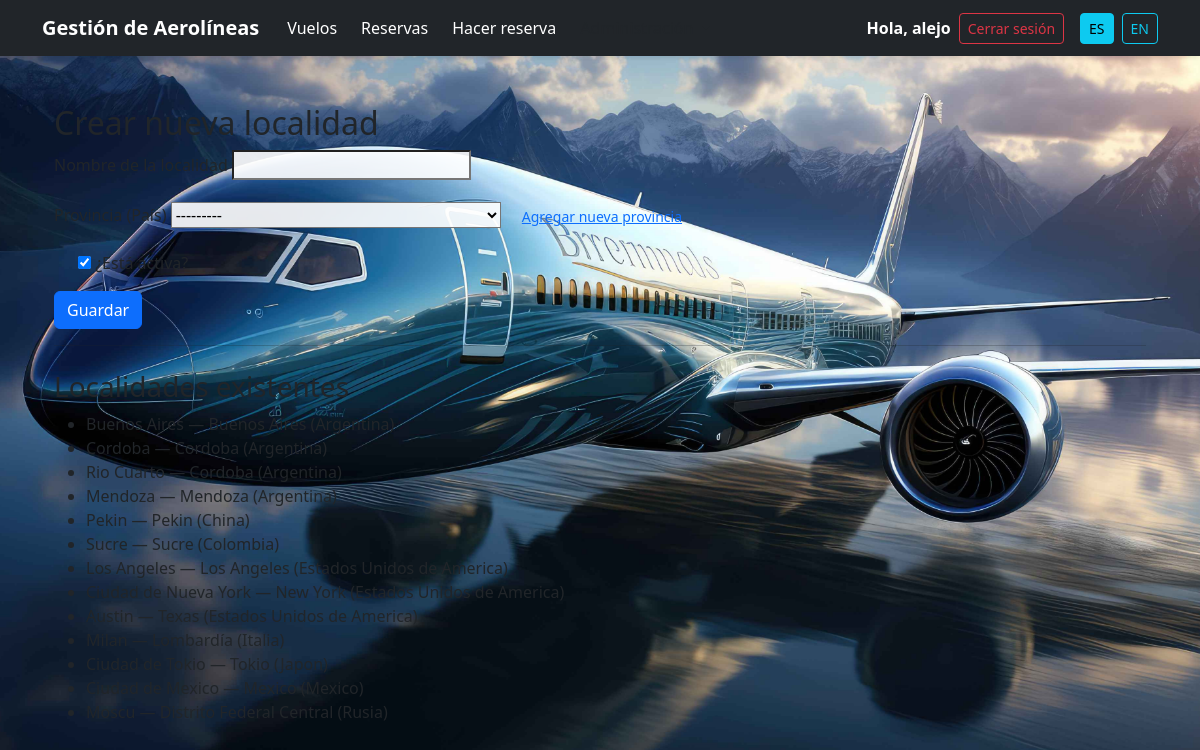
Page /es/localidad/crear/ (signed in) on the committed database.
### core/models.py (models this page shows, shortened)
class Localidad(models.Model):
    provincia = models.ForeignKey(Provincia, on_delete=models.CASCADE, related_name='localidades', null=True, verbose_name=_("Provincia"))
    nombre = models.CharField(max_length=100, verbose_name=_("Nombre"))
    activo = models.BooleanField(default=True, verbose_name=_("Activo"))
    class Meta:
        ordering = ['nombre']
        verbose_name = _("Localidad")
        verbose_name_plural = _("Localidades")
        constraints = [
            models.UniqueConstraint(fields=['provincia', 'nombre'], name='unique_localidad_por_provincia')
        ]

class Provincia(models.Model):
    pais = models.ForeignKey(Pais, on_delete=models.CASCADE, related_name='provincias', verbose_name=_("País"))
    nombre = models.CharField(max_length=100, verbose_name=_("Nombre"))
    activo = models.BooleanField(default=True, verbose_name=_("Activo"))
    class Meta:
        ordering = ['nombre']
        verbose_name = _("Provincia")
        verbose_name_plural = _("Provincias")
        constraints = [
            models.UniqueConstraint(fields=['pais', 'nombre'], name='unique_provincia_por_pais')
        ]
    def __str__(self):
        return f"{self.nombre} ({self.pais.nombre})"

class Pais(models.Model):
    nombre = models.CharField(max_length=100, verbose_name=_("Nombre"))
    activo = models.BooleanField(default=True, verbose_name=_("Activo"))
    class Meta:
        ordering = ['nombre']
        verbose_name = _("País")
        verbose_name_plural = _("Países")

### vuelos/views.py (the view, shortened to what this page needs)
# urls.py: path('localidad/crear/', views.LocalidadCreateView.as_view(), name='localidad_create'),
class LocalidadCreateView(LoginRequiredMixin, UserPassesTestMixin, CreateView):
    model = Localidad
    fields = ['nombre', 'provincia', 'activo']
    template_name = 'vuelos/localidad_form.html'
    success_url = reverse_lazy('vuelo_create')
    def test_func(self):
        return self.request.user.is_superuser
    def get_context_data(self, **kwargs):
        context = super().get_context_data(**kwargs)
        context['localidades'] = Localidad.objects.select_related('provincia__pais').order_by('provincia__pais__nombre', 'provincia__nombre', 'nombre')
        return context

### vuelos/templates/vuelos/localidad_form.html (shortened to what this page needs)
{% extends 'base.html' %}
{% load i18n %}
{% block content %}
  <div class="container mt-4">
    <h2>{% trans "Crear nueva localidad" %}</h2>
    <form method="post">
      <div class="mb-3">
        <label for="id_nombre" class="form-label">{% trans "Nombre de la localidad" %}</label>
        {{ form.nombre }}
      </div>
      <div class="mb-3">
        <label for="id_provincia" class="form-label">{% trans "Provincia (País)" %}</label>
        {{ form.provincia }}
        <a href="{% url 'provincia_form' %}" class="btn btn-link btn-sm ms-2">
          {% trans "Agregar nueva provincia" %}
        </a>
      </div>
      <div class="form-check mb-3">
        {{ form.activo }}
        <label class="form-check-label" for="id_activo">{% trans "¿Está activa?" %}</label>
      </div>
      <button type="submit" class="btn btn-primary">{% trans "Guardar" %}</button>
    </form>
    <hr>
    <h3 class="mt-4">{% trans "Localidades existentes" %}</h3>
    <ul>
      {% for localidad in localidades %}
        <li>{{ localidad.nombre }} {% trans "—" %} {{ localidad.provincia.nombre }} ({{ localidad.provincia.pais.nombre }})</li>
      {% empty %}
        <li>{% trans "No hay localidades registradas aún." %}</li>
      {% endfor %}
    </ul>
  </div>
{% endblock %}

### empleados/templates/base.html (shortened to what this page needs)
{% load static %}
{% load i18n %}
<!DOCTYPE html>
<html lang="{{ LANGUAGE_CODE }}">
<head>
    <link href="https://cdn.jsdelivr.net/npm/bootstrap@5.3.3/dist/css/bootstrap.min.css" rel="stylesheet">
    <link rel="stylesheet" href="{% static 'css/estilos.css' %}">
</head>
<body class="bg-light">
<nav class="navbar navbar-expand-lg navbar-dark bg-dark shadow-sm">
  <div class="container">
    <a class="navbar-brand fw-bold" href="{% url 'home' %}">{% trans "Gestión de Aerolíneas" %}</a>
    <div class="collapse navbar-collapse" id="navbarNav">
      <ul class="navbar-nav me-auto">
        {% if user.is_authenticated %}
          <li class="nav-item">
            <a class="nav-link btn btn-primary text-white mx-1" href="{% url 'vuelo_list' %}">{% trans "Vuelos" %}</a>
          </li>
          <li class="nav-item">
            <a class="nav-link btn btn-primary text-white mx-1" href="{% url 'reserva_list' %}">{% trans "Reservas" %}</a>
          </li>
          <li class="nav-item">
            <a class="nav-link btn btn-success text-white mx-1" href="{% url 'crear_reserva' %}">{% trans "Hacer reserva" %}</a>
          </li>
        {% endif %}
        {% if user.is_authenticated and user.is_superuser %}
          <li class="nav-item dropdown">
            <a class="nav-link btn btn-warning dropdown-toggle mx-1 text-dark" href="#" id="adminDropdown" role="button" data-bs-toggle="dropdown" aria-expanded="false">
            </a>
          </li>
        {% endif %}
      </ul>
      <ul class="navbar-nav ms-auto align-items-center">
        {% if user.is_authenticated %}
          <li class="nav-item">
            <span class="navbar-text text-white fw-bold me-2">
              {% trans "Hola," %} {{ user.username }}
            </span>
          </li>
          <li class="nav-item">
            <a class="btn btn-outline-danger btn-sm" href="{% url 'logout' %}">{% trans "Cerrar sesión" %}</a>
          </li>
        {% else %}
          <li class="nav-item">
            <a class="btn btn-primary btn-sm" href="{% url 'login' %}">{% trans "Iniciar sesión" %}</a>
          </li>
        {% endif %}
        <li class="nav-item ms-3">
          <form action="{% url 'set_language' %}" method="post" class="d-flex gap-2 align-items-center">
            <button type="submit" name="language" value="es" class="btn {% if LANGUAGE_CODE == 'es' %}btn-info{% else %}btn-outline-info{% endif %} btn-sm">
                ES
            </button>
            <button type="submit" name="language" value="en" class="btn {% if LANGUAGE_CODE == 'en' %}btn-info{% else %}btn-outline-info{% endif %} btn-sm">
                EN
            </button>
          </form>
        </li>
      </ul>
    </div>
  </div>
</nav>
<div class="container mt-5">
    {% block content %}{% endblock %}
</div>
</body>
</html>

### static/css/estilos.css (style rules this page uses)
body { background-image: url("../img/—Pngtree—commercial\ airliner\ aviation\ innovation\ boeing_13626628.jpg"); background-size: cover; background-repeat: no-repeat; background-attachment: fixed; background-position: center center; }
.card, input, select, textarea { background-color: rgba(255, 255, 255, 0.9); color: #000; }
.navbar-brand { color: #fff; }

### rows in the picture
Localidad: nombre "Buenos Aires", provincia.nombre "Buenos Aires", provincia.pais.nombre "Argentina"
Localidad: nombre "Cordoba", provincia.nombre "Cordoba", provincia.pais.nombre "Argentina"
Localidad: nombre "Rio Cuarto", provincia.nombre "Cordoba", provincia.pais.nombre "Argentina"
Localidad: nombre "Mendoza", provincia.nombre "Mendoza", provincia.pais.nombre "Argentina"
Localidad: nombre "Pekin", provincia.nombre "Pekin", provincia.pais.nombre "China"
Localidad: nombre "Sucre", provincia.nombre "Sucre", provincia.pais.nombre "Colombia"
Localidad: nombre "Los Angeles", provincia.nombre "Los Angeles", provincia.pais.nombre "Estados Unidos de America"
Localidad: nombre "Ciudad de Nueva York", provincia.nombre "New York", provincia.pais.nombre "Estados Unidos de America"
Localidad: provincia.nombre "Texas", provincia.pais.nombre "Estados Unidos de America"
Localidad: provincia.nombre "Lombardía", provincia.pais.nombre "Italia"
Localidad: nombre "Ciudad de Tokio", provincia.nombre "Tokio", provincia.pais.nombre "Japon"
Localidad: nombre "Ciudad de Mexico", provincia.nombre "Mexico", provincia.pais.nombre "Mexico"
Localidad: provincia.nombre "Distrito Federal Central", provincia.pais.nombre "Rusia"

### other values in the picture
{{ user.username }} "alejo"
